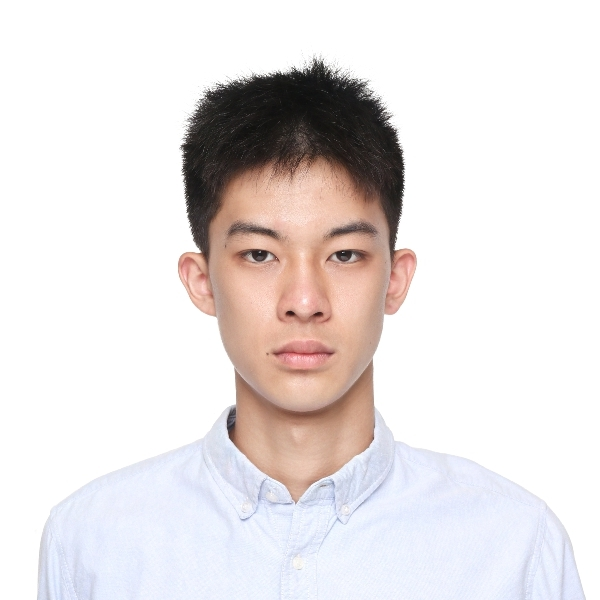
#> input picture my_picture.jpg, 600 x 600 px
$ python -i path_planning_utils.py   (imports and definitions only)
#> lines starting #> are read from the running program, lines starting #| are printed output that depends on the picture; after the words box and inside, x2 and y2 are one past the last pixel; in counts of white or black regions, pixels touching at a corner belong together
import os
import cv2
import numpy as np
import matplotlib.pyplot as plt
import networkx as nx
from scipy.spatial import distance, KDTree
from skimage.morphology import skeletonize, remove_small_objects
from scipy.interpolate import splprep, splev, interp1d
from PIL import Image
# import trimesh
from collections import deque


def rgb_to_binary(image, blur_kernel=(5, 5), canny_thresholds=(50, 150)):
    """
    Converts an RGB image into a binary image, retaining all essential features.
    0s represent background,
    1s represent edges.

    Parameters:
        image_path (str): Path to the input RGB image.
        blur_kernel (tuple): Kernel size for Gaussian blur (default: (5,5)).
        canny_thresholds (tuple): Min and max thresholds for Canny edge detection (default: (50,150)).

    Returns:
        binary_image (numpy.ndarray): 2D binary image with values 0 (background) and 1 (edges).
    """
    # 1. Apply Gaussian blur to reduce noise
    blurred = cv2.GaussianBlur(image, blur_kernel, 0)

    # 2. Apply Canny edge detection
    edges = cv2.Canny(blurred, canny_thresholds[0], canny_thresholds[1])

    # 3. yield binary image
    binary_image = (edges > 0).astype(np.uint8)

    return binary_image

def create_graph(binary_image):
    G = nx.Graph()

    # Add nodes to the graph
    rows, cols = binary_image.shape
    for i in range(rows):
        for j in range(cols):
            if binary_image[i, j] == 1:
                G.add_node((j, i))

    # Add edges to the graph
    for i in range(rows):
        for j in range(cols):
            if binary_image[i, j] == 1:
                # Connect with the right pixel
                if j < cols - 1 and binary_image[i, j + 1] == 1:
                    G.add_edge((j, i), (j + 1, i))
                # Connect with the pixel below
                if i < rows - 1 and binary_image[i + 1, j] == 1:
                    G.add_edge((j, i), (j, i + 1))
                # Connect with the bottom-right pixel
                if i < rows - 1 and j < cols - 1 and binary_image[i + 1, j + 1] == 1:
                    G.add_edge((j, i), (j + 1, i + 1))
                # Connect with the bottom-left pixel
                if i < rows - 1 and j > 0 and binary_image[i + 1, j - 1] == 1:
                    G.add_edge((j, i), (j - 1, i + 1))
    return G

def show_images(images, titles=None):
    if titles is None:
        titles = ['Image %d' % i for i in range(1, len(images) + 1)]
    n = len(images)
    if n == 1:
        plt.figure()
        plt.imshow(images[0], cmap='gray')
        plt.axis('off')
        plt.title(titles[0])
    else:
        fig, axes = plt.subplots(1, n, figsize=(15, 15))
        for i in range(n):
            axes[i].imshow(images[i], cmap='gray')
            axes[i].axis('off')
            axes[i].set_title(titles[i])
    plt.show()

def extract_branches(graph):
    branches = []
    visited = set()

    # Find all junction nodes (nodes with degree > 2)
    junctions = {node for node in graph.nodes() if graph.degree(node) > 2}

    # Traverse the graph to extract linear paths (branches)
    for node in graph.nodes():
        if node in visited:
            continue

        if graph.degree(node) == 1 or node in junctions:  # Start at leaf or junction
            for neighbor in graph.neighbors(node):
                if (node, neighbor) not in visited and (neighbor, node) not in visited:
                    branch = []
                    queue = deque([(node, neighbor)])  # Start BFS from the branch start

                    while queue:
                        prev, curr = queue.popleft()
                        branch.append(curr)
                        visited.add((prev, curr))
                        visited.add((curr, prev))

                        # If we reach a junction or endpoint, stop
                        if graph.degree(curr) > 2 or graph.degree(curr) == 1:
                            break

                        # Continue to the next neighbor
                        for next_node in graph.neighbors(curr):
                            if (curr, next_node) not in visited:
                                queue.append((curr, next_node))
                                break  # Move in one direction only

                    branches.append([node] + branch)

    return branches

def resample_path(path, target_spacing=2.0):
    """
    Resample a path to have points spaced at a fixed distance.

    :param path: np.array of shape (N, 2), original list of (x, y) coordinates
    :param target_spacing: float, desired distance between consecutive points
    :return: np.array of shape (M, 2), resampled path
    """
    # Compute cumulative distances along the path
    distances = np.cumsum(np.sqrt(np.sum(np.diff(path, axis=0) ** 2, axis=1)))
    distances = np.insert(distances, 0, 0)  # Insert 0 at start

    # Create interpolation functions for x and y
    interp_x = interp1d(distances, path[:, 0], kind='linear')
    interp_y = interp1d(distances, path[:, 1], kind='linear')

    # Generate new sampled distances with equal spacing
    new_distances = np.arange(0, distances[-1], target_spacing)

    # Compute new points
    new_x = interp_x(new_distances)
    new_y = interp_y(new_distances)

    return np.column_stack((new_x, new_y))

def generate_sketch_paths(image_path, target_spacing=5.0, size=None, debug=False):
#> called with image_path = '../my_picture.jpg', target_spacing = 5, debug = False
    image = cv2.imread(image_path)
#> image is the input picture: shape (600, 600, 3); mean B, G, R 225.1, 225.2, 230.6
    image = cv2.cvtColor(image, cv2.COLOR_BGR2RGB)
    image = cv2.cvtColor(image, cv2.COLOR_RGB2GRAY)
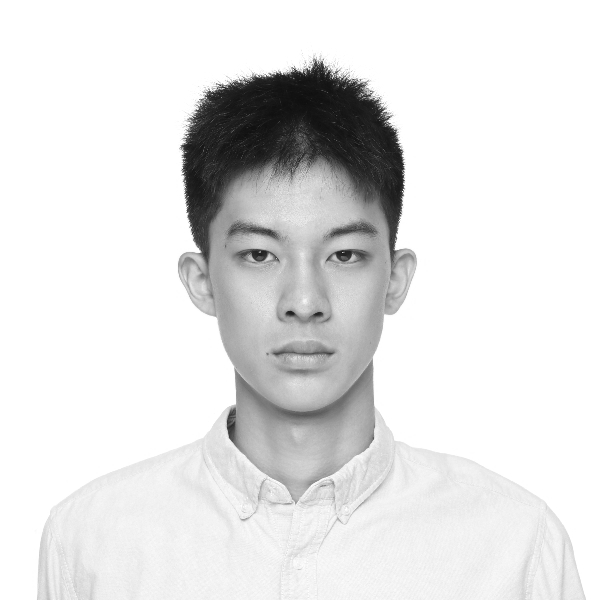
#> image: shape (600, 600); min 14, max 255, mean 226.8
    if size is not None:
        print('size:', size)
        size = tuple(int(x * 1000) for x in size)
        image = cv2.resize(image, size, interpolation=cv2.INTER_AREA)

    binary_result = rgb_to_binary(image)
#> in rgb_to_binary, `edges = cv2.Canny(blurred, canny_thresholds[0], canny_thresholds[1])`:
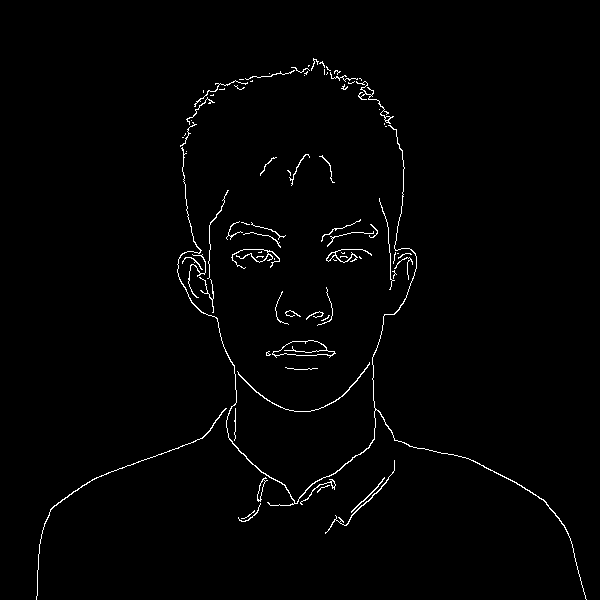
#> edges: shape (600, 600); 1.3% white in thin lines or dots, all inside (x1, y1, x2, y2) = (36, 58, 587, 600)
    skeleton = skeletonize(binary_result)
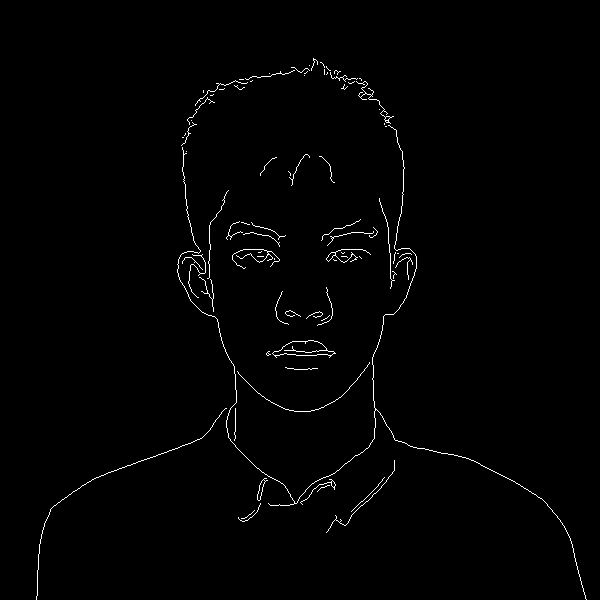
#> skeleton: shape (600, 600) bool; 1% white in thin lines or dots, all inside (x1, y1, x2, y2) = (36, 58, 587, 600)

    # Remove isolated pixels
    skeleton = remove_small_objects(skeleton, connectivity=2, min_size=7)

    # Convert points into a graph
    G = create_graph(skeleton)

    # Extract connected components
    components = [G.subgraph(c).copy() for c in nx.connected_components(G)]
#> components = 55 items
    resampled_paths = []

    # Extract branches from each component and resample them
    for idx, component in enumerate(components):
        branches = extract_branches(component)  # Extract branches from component
        for branch in branches:
            resampled_points = resample_path(np.array(branch), target_spacing)
            resampled_paths.append(resampled_points)
#> this loop made 55 passes

    resampled_paths = [path for path in resampled_paths if len(path) > 1]

    if debug:
        # Number of points
        num_points = sum(len(path) for path in resampled_paths)
        print("Number of points in original Image:", np.sum(binary_result))
        print("Number of points after skeletonization:", len(G.nodes()))
        print("Number of points after resampling:", num_points)

        # Plot the resampled paths
        plt.figure(figsize=(8, 8))
        plt.imshow(skeleton, cmap='gray')
        for path in resampled_paths:
            # plt.plot(path[:, 0], path[:, 1], 'r-', linewidth=1)
            plt.scatter(path[:, 0], path[:, 1], s=1, c='r')
        # plt.gca().invert_yaxis()
        plt.axis('equal')
        plt.title("Resampled Paths")
        plt.show()

    return resampled_paths

>>> result = generate_sketch_paths('../my_picture.jpg')
